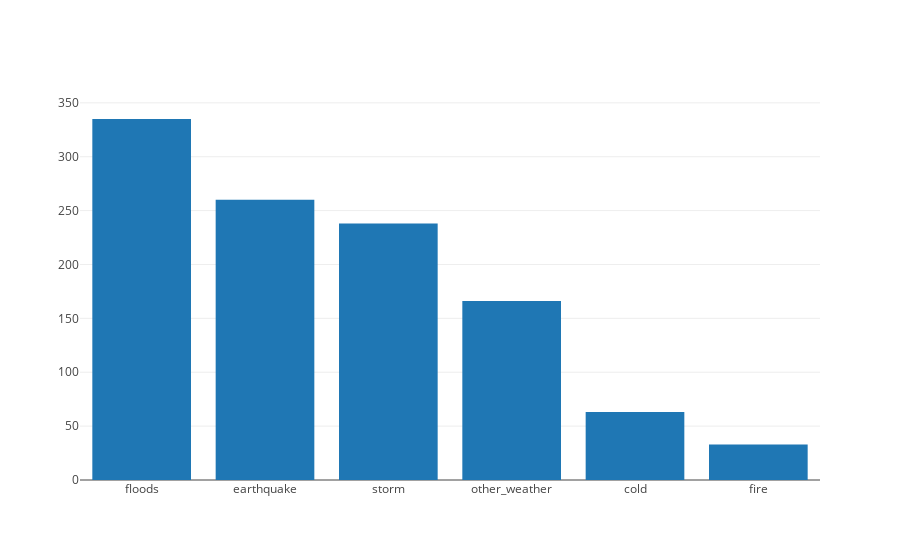

Notebook code cell kept with this figure:
### Code cell
graphs = []
graphs.append(dict(data=graph_two, layout=layout_two))

### Figure 1 — Plotly figure (JSON) as saved in the notebook; plotly's stock layout.template omitted (floating-point values rounded to 4 significant figures)
{"data": [{"type": "bar", "x": ["floods", "earthquake", "storm", "other_weather", "cold", "fire"], "y": [335, 260, 238, 166, 63, 33]}], "layout": {}}
